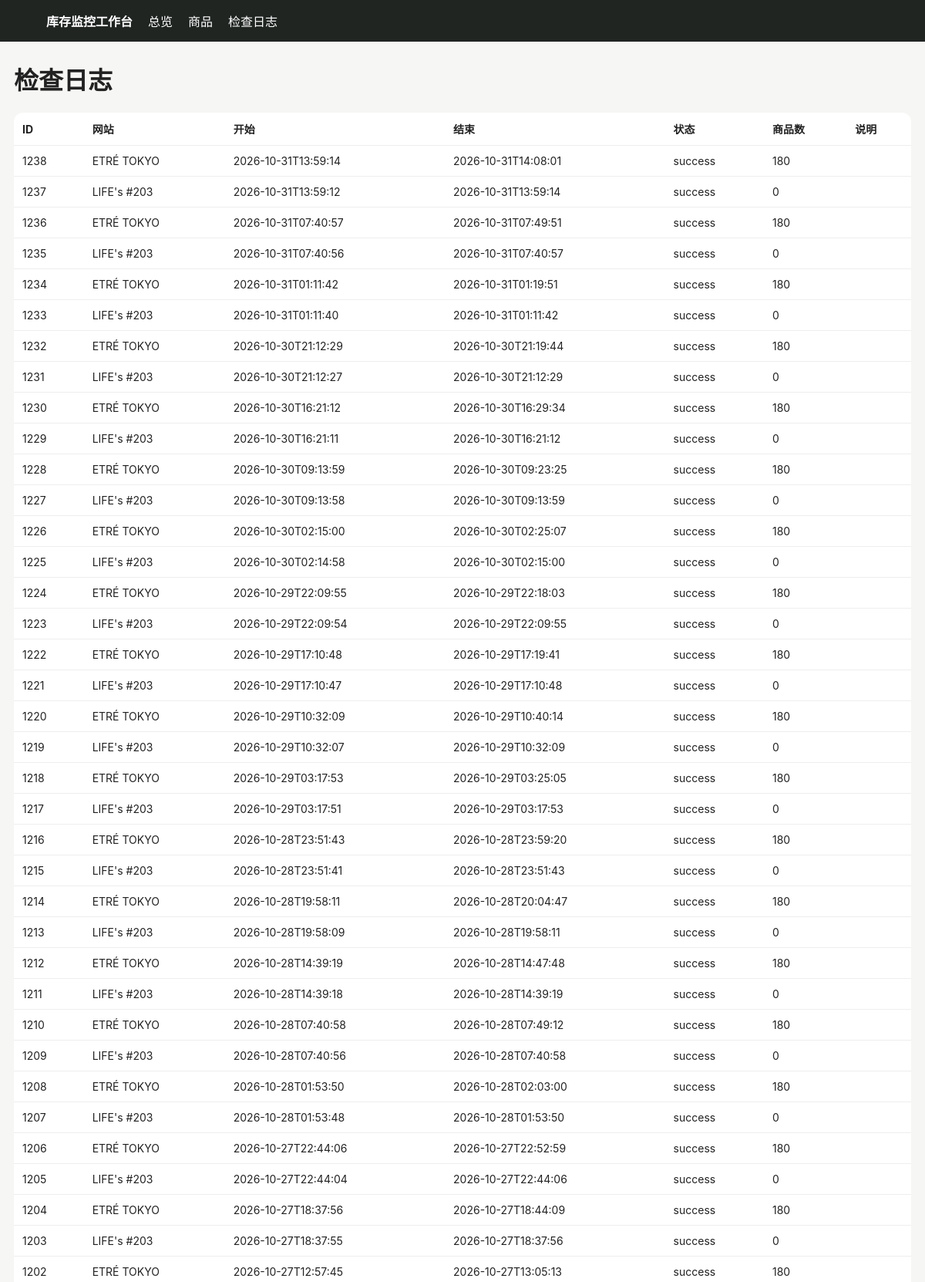
Page /logs (upper part) on the committed database.
### tables this page shows
CREATE TABLE runs (
 id INTEGER PRIMARY KEY AUTOINCREMENT,
 site TEXT NOT NULL,
 started_at TEXT NOT NULL,
 finished_at TEXT,
 status TEXT NOT NULL,
 product_count INTEGER DEFAULT 0,
 message TEXT
);

### app/main.py (the view)
@app.get("/logs")
def logs(request: Request):
    with conn() as c:
        rows=c.execute("SELECT * FROM runs ORDER BY id DESC LIMIT 100").fetchall()
    return templates.TemplateResponse("logs.html", {"request":request,"rows":rows})

### app/templates/logs.html
{% extends "base.html" %}{% block content %}<h1>检查日志</h1><table><tr><th>ID</th><th>网站</th><th>开始</th><th>结束</th><th>状态</th><th>商品数</th><th>说明</th></tr>{% for r in rows %}<tr><td>{{r.id}}</td><td>{{r.site}}</td><td>{{r.started_at}}</td><td>{{r.finished_at}}</td><td>{{r.status}}</td><td>{{r.product_count}}</td><td>{{r.message}}</td></tr>{% endfor %}</table>{% endblock %}

### app/templates/base.html (style rules this page uses)
body { font-family:-apple-system,BlinkMacSystemFont,"Segoe UI",sans-serif;background:#f6f6f4;color:#222;margin:0 }
table { width:100%;border-collapse:collapse;background:#fff;border-radius:12px;overflow:hidden }
th,td { padding:11px;border-bottom:1px solid #eee;text-align:left;font-size:14px }

### rows in the picture
runs: id "1238", site "ETRÉ TOKYO", started_at "2026-10-31T13:59:14", finished_at "2026-10-31T14:08:01", status "success", product_count "180"
runs: id "1237", site "LIFE's #203", started_at "2026-10-31T13:59:12", finished_at "2026-10-31T13:59:14", status "success", product_count "0"
runs: id "1236", site "ETRÉ TOKYO", started_at "2026-10-31T07:40:57", finished_at "2026-10-31T07:49:51", status "success", product_count "180"
runs: id "1235", site "LIFE's #203", started_at "2026-10-31T07:40:56", finished_at "2026-10-31T07:40:57", status "success", product_count "0"
runs: id "1234", site "ETRÉ TOKYO", started_at "2026-10-31T01:11:42", finished_at "2026-10-31T01:19:51", status "success", product_count "180"
runs: id "1233", site "LIFE's #203", started_at "2026-10-31T01:11:40", finished_at "2026-10-31T01:11:42", status "success", product_count "0"
runs: id "1232", site "ETRÉ TOKYO", started_at "2026-10-30T21:12:29", finished_at "2026-10-30T21:19:44", status "success", product_count "180"
runs: id "1231", site "LIFE's #203", started_at "2026-10-30T21:12:27", finished_at "2026-10-30T21:12:29", status "success", product_count "0"
runs: id "1230", site "ETRÉ TOKYO", started_at "2026-10-30T16:21:12", finished_at "2026-10-30T16:29:34", status "success", product_count "180"
runs: id "1229", site "LIFE's #203", started_at "2026-10-30T16:21:11", finished_at "2026-10-30T16:21:12", status "success", product_count "0"
runs: id "1228", site "ETRÉ TOKYO", started_at "2026-10-30T09:13:59", finished_at "2026-10-30T09:23:25", status "success", product_count "180"
runs: id "1227", site "LIFE's #203", started_at "2026-10-30T09:13:58", finished_at "2026-10-30T09:13:59", status "success", product_count "0"
runs: id "1226", site "ETRÉ TOKYO", started_at "2026-10-30T02:15:00", finished_at "2026-10-30T02:25:07", status "success", product_count "180"
runs: id "1225", site "LIFE's #203", started_at "2026-10-30T02:14:58", finished_at "2026-10-30T02:15:00", status "success", product_count "0"
runs: id "1224", site "ETRÉ TOKYO", started_at "2026-10-29T22:09:55", finished_at "2026-10-29T22:18:03", status "success", product_count "180"
runs: id "1223", site "LIFE's #203", started_at "2026-10-29T22:09:54", finished_at "2026-10-29T22:09:55", status "success", product_count "0"
runs: id "1222", site "ETRÉ TOKYO", started_at "2026-10-29T17:10:48", finished_at "2026-10-29T17:19:41", status "success", product_count "180"
runs: id "1221", site "LIFE's #203", started_at "2026-10-29T17:10:47", finished_at "2026-10-29T17:10:48", status "success", product_count "0"
runs: id "1220", site "ETRÉ TOKYO", started_at "2026-10-29T10:32:09", finished_at "2026-10-29T10:40:14", status "success", product_count "180"
runs: id "1219", site "LIFE's #203", started_at "2026-10-29T10:32:07", finished_at "2026-10-29T10:32:09", status "success", product_count "0"
runs: id "1218", site "ETRÉ TOKYO", started_at "2026-10-29T03:17:53", finished_at "2026-10-29T03:25:05", status "success", product_count "180"
runs: id "1217", site "LIFE's #203", started_at "2026-10-29T03:17:51", finished_at "2026-10-29T03:17:53", status "success", product_count "0"
runs: id "1216", site "ETRÉ TOKYO", started_at "2026-10-28T23:51:43", finished_at "2026-10-28T23:59:20", status "success", product_count "180"
runs: id "1215", site "LIFE's #203", started_at "2026-10-28T23:51:41", finished_at "2026-10-28T23:51:43", status "success", product_count "0"
runs: id "1214", site "ETRÉ TOKYO", started_at "2026-10-28T19:58:11", finished_at "2026-10-28T20:04:47", status "success", product_count "180"
runs: id "1213", site "LIFE's #203", started_at "2026-10-28T19:58:09", finished_at "2026-10-28T19:58:11", status "success", product_count "0"
runs: id "1212", site "ETRÉ TOKYO", started_at "2026-10-28T14:39:19", finished_at "2026-10-28T14:47:48", status "success", product_count "180"
runs: id "1211", site "LIFE's #203", started_at "2026-10-28T14:39:18", finished_at "2026-10-28T14:39:19", status "success", product_count "0"
runs: id "1210", site "ETRÉ TOKYO", started_at "2026-10-28T07:40:58", finished_at "2026-10-28T07:49:12", status "success", product_count "180"
runs: id "1209", site "LIFE's #203", started_at "2026-10-28T07:40:56", finished_at "2026-10-28T07:40:58", status "success", product_count "0"
runs: id "1208", site "ETRÉ TOKYO", started_at "2026-10-28T01:53:50", finished_at "2026-10-28T02:03:00", status "success", product_count "180"
runs: id "1207", site "LIFE's #203", started_at "2026-10-28T01:53:48", finished_at "2026-10-28T01:53:50", status "success", product_count "0"
runs: id "1206", site "ETRÉ TOKYO", started_at "2026-10-27T22:44:06", finished_at "2026-10-27T22:52:59", status "success", product_count "180"
runs: id "1205", site "LIFE's #203", started_at "2026-10-27T22:44:04", finished_at "2026-10-27T22:44:06", status "success", product_count "0"
runs: id "1204", site "ETRÉ TOKYO", started_at "2026-10-27T18:37:56", finished_at "2026-10-27T18:44:09", status "success", product_count "180"
runs: id "1203", site "LIFE's #203", started_at "2026-10-27T18:37:55", finished_at "2026-10-27T18:37:56", status "success", product_count "0"
runs: id "1202", site "ETRÉ TOKYO", started_at "2026-10-27T12:57:45", finished_at "2026-10-27T13:05:13", status "success", product_count "180"
